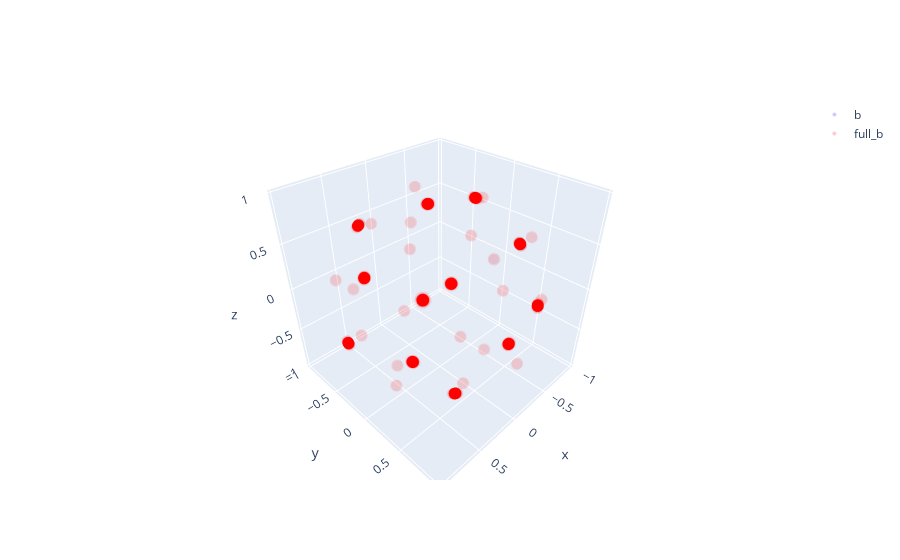

Notebook code for this chart:
### Code cell
import plotly.express as px
import plotly.graph_objects as go
# Create the figure
fig = go.Figure()


# fig.px.scatter_3d(
#     x=b[:,0].tolist(), y=b[:,1].tolist(), z=b[:,2].tolist(), opacity=0.3, 
#     marker=dict(
#         size=4,
#         color='blue',
#         opacity=0.3
#     ),
# )
# fig = px.scatter_3d(
#     x=full_b[:,0].tolist(), y=full_b[:,1].tolist(), z=full_b[:,2].tolist(), opacity=0.03, 
#     marker=dict(
#         size=4,
#         color='blue',
#         opacity=0.3
#     ),
# )

fig.add_trace(go.Scatter3d(
    x=b[:,0].tolist(),
    y=b[:,1].tolist(),
    z=b[:,2].tolist(),
    mode='markers',
    marker=dict(
        size=4,
        color='blue',
        opacity=.3,
    ),
    name='b'
))

# Add the second scatter plot (full_b) in red
fig.add_trace(go.Scatter3d(
    x=full_b[:,0].tolist(),
    y=full_b[:,1].tolist(),
    z=full_b[:,2].tolist(),
    mode='markers',
    marker=dict(
        size=4,
        color='red',
        opacity=0.03
    ),
    name='full_b'
))


fig.show()
# fig.write_html('/home/wilson/b.html')

### Figure 1 — Plotly figure (JSON) as saved in the notebook; plotly's stock layout.template omitted (floating-point values rounded to 4 significant figures; data arrays with more than 128 entries replaced by an {"elided": "..."} marker saying what was removed)
{"data": [{"marker": {"color": "blue", "opacity": 0.03, "size": 4}, "mode": "markers", "name": "b", "type": "scatter3d", "x": [-0.5091, 0.208, -0.2088, -0.6915, -0.9535, 0.2144, 0.5106, -0.6921, -0.6948, 0.5076, -0.9554, 0.2134, -0.5135, -0.9491, 0.6946, -0.2072, -0.2068, -0.954, -0.5116, 0.2114, -0.9535, 0.5094, 0.2171, -0.9549, 0.508, 0.5105, -0.2087, -0.507, 0.694, 0.9547, 0.5093, 0.207, -0.2045, -0.2134, -0.9537, 0.9543, 0.2167, -0.9508, 0.5094, 0.6974, -0.5163, -0.9539, -0.6945, -0.6944, 0.2101, 0.2093, -0.505, 0.1195], "y": [0.5102, -0.2078, 0.9558, -0.5124, 0.2128, -0.2118, 0.6925, -0.5138, -0.5054, -0.5086, 0.2265, -0.9538, -0.6902, 0.2185, 0.5092, 0.2053, 0.2104, 0.2143, -0.6927, -0.9556, 0.2119, 0.6933, -0.953, 0.2122, -0.5086, -0.511, 0.207, 0.5098, 0.5094, -0.21, 0.6929, -0.9545, 0.2106, 0.9536, 0.2058, -0.212, -0.2108, 0.2102, 0.6939, 0.5053, -0.6902, 0.2119, -0.5078, -0.5091, -0.2094, -0.9544, 0.5135, 0.7052], "z": [-0.6931, -0.9558, 0.2071, -0.5092, 0.2134, -0.9535, -0.5097, -0.507, -0.5118, 0.6954, 0.1895, -0.2114, 0.5099, 0.2267, 0.5081, 0.9565, 0.9555, 0.2097, 0.5084, -0.2054, 0.2144, -0.5098, -0.2114, 0.2075, 0.6952, 0.6916, 0.9558, -0.695, 0.5089, -0.2109, -0.5104, -0.2149, 0.9559, 0.2126, 0.2193, -0.2105, -0.9532, 0.2277, -0.5089, 0.5082, 0.507, 0.2127, -0.5098, -0.5086, -0.955, -0.2128, -0.6938, 0.6988]}, {"marker": {"color": "red", "opacity": 0.03, "size": 4}, "mode": "markers", "name": "full_b", "type": "scatter3d", "x": {"elided": "5760 float values"}, "y": {"elided": "5760 float values"}, "z": {"elided": "5760 float values"}}], "layout": {}}
